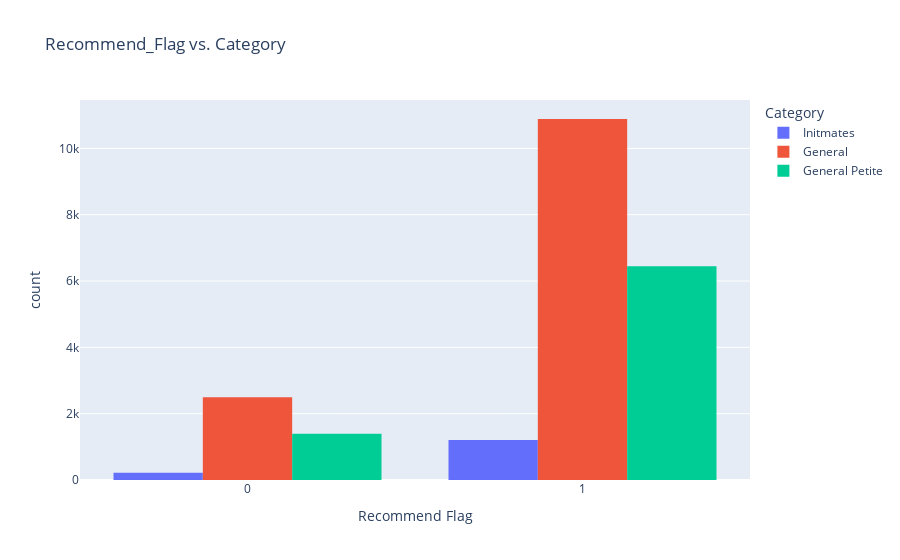
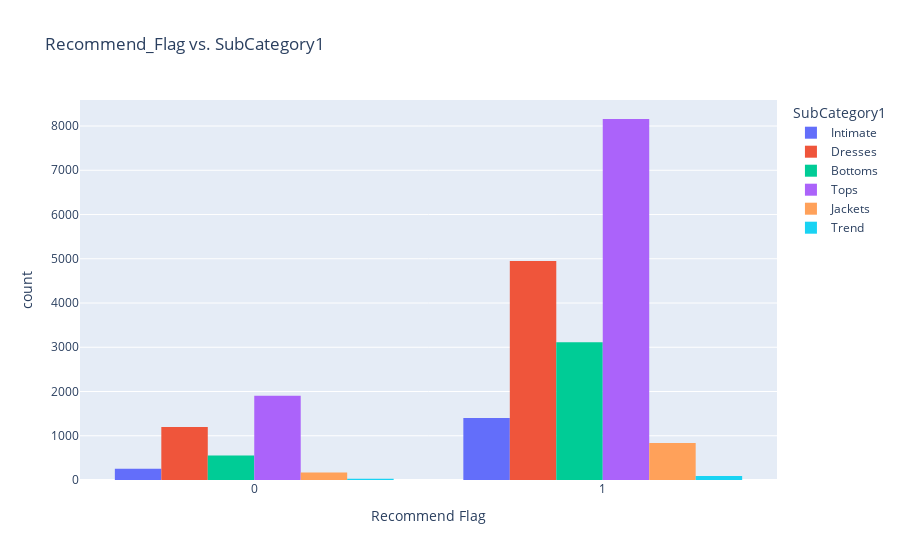
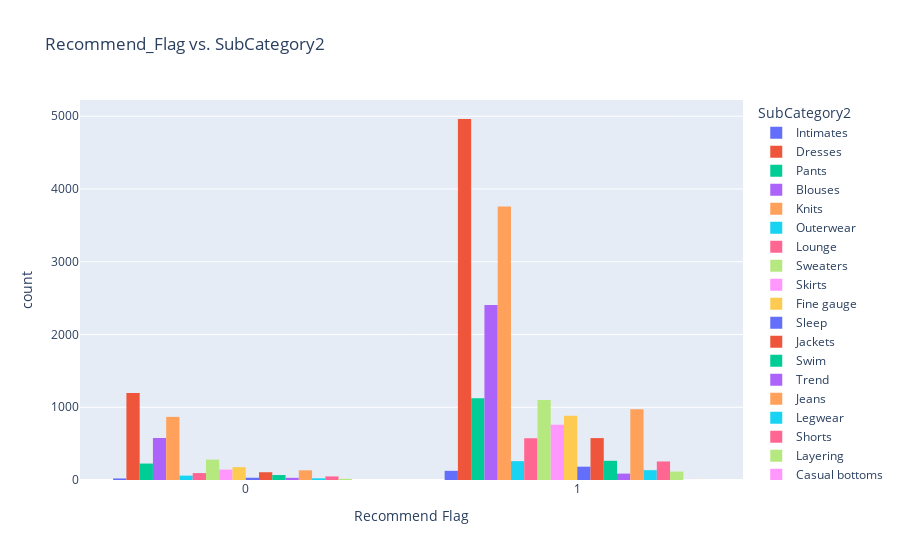
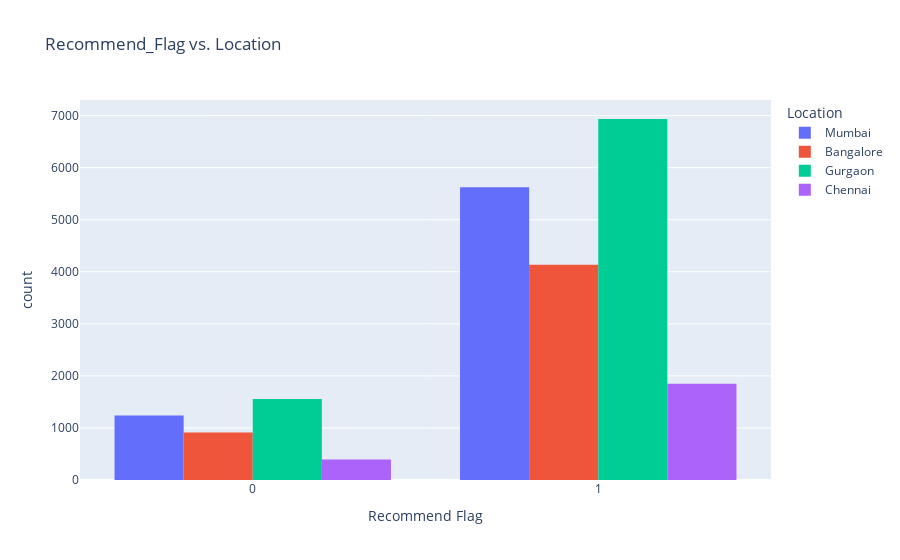

The code cell stored with these charts, in order, in its notebook:
### Code cell
# Plot the first countplot - Rating vs. Category
fig1 = px.histogram(dataset, x='Recommend_Flag', color='Category', barmode='group',
                    title='Recommend_Flag vs. Category', labels={'Recommend_Flag': 'Recommend Flag', 'Category': 'Category'})
fig1.show()

# Plot the second countplot - Rating vs. SubCategory1
fig2 = px.histogram(dataset, x='Recommend_Flag', color='SubCategory1', barmode='group',
                    title='Recommend_Flag vs. SubCategory1', labels={'Recommend_Flag': 'Recommend Flag', 'SubCategory1': 'SubCategory1'})
fig2.show()

# Plot the third countplot - Rating vs. SubCategory2
fig3 = px.histogram(dataset, x='Recommend_Flag', color='SubCategory2', barmode='group',
                    title='Recommend_Flag vs. SubCategory2', labels={'Recommend_Flag': 'Recommend Flag', 'SubCategory2': 'SubCategory2'})
fig3.show()

# Plot the fourth countplot - Rating vs. Location
fig4 = px.histogram(dataset, x='Recommend_Flag', color='Location', barmode='group',
                    title='Recommend_Flag vs. Location', labels={'Recommend_Flag': 'Recommend Flag', 'Location': 'Location'})
fig4.show()

# Plot the fifth countplot - Rating vs. Channel
fig5 = px.histogram(dataset, x='Recommend_Flag', color='Channel', barmode='group',
                    title='Recommend_Flag vs. Channel', labels={'Recommend_Flag': 'Recommend Flag', 'Channel': 'Channel'})
fig5.show()

### Figure 1 — Plotly figure (JSON) as saved in the notebook; plotly's stock layout.template omitted (floating-point values rounded to 4 significant figures; data arrays with more than 128 entries replaced by an {"elided": "..."} marker saying what was removed)
{"data": [{"alignmentgroup": "True", "bingroup": "x", "hovertemplate": "Category=Initmates<br>Recommend Flag=%{x}<br>count=%{y}<extra></extra>", "legendgroup": "Initmates", "marker": {"color": "#636efa", "pattern": {"shape": ""}}, "name": "Initmates", "offsetgroup": "Initmates", "orientation": "v", "showlegend": true, "type": "histogram", "x": {"elided": "1426 int values"}, "xaxis": "x", "yaxis": "y"}, {"alignmentgroup": "True", "bingroup": "x", "hovertemplate": "Category=General<br>Recommend Flag=%{x}<br>count=%{y}<extra></extra>", "legendgroup": "General", "marker": {"color": "#EF553B", "pattern": {"shape": ""}}, "name": "General", "offsetgroup": "General", "orientation": "v", "showlegend": true, "type": "histogram", "x": {"elided": "13379 int values"}, "xaxis": "x", "yaxis": "y"}, {"alignmentgroup": "True", "bingroup": "x", "hovertemplate": "Category=General Petite<br>Recommend Flag=%{x}<br>count=%{y}<extra></extra>", "legendgroup": "General Petite", "marker": {"color": "#00cc96", "pattern": {"shape": ""}}, "name": "General Petite", "offsetgroup": "General Petite", "orientation": "v", "showlegend": true, "type": "histogram", "x": {"elided": "7837 int values"}, "xaxis": "x", "yaxis": "y"}], "layout": {"barmode": "group", "legend": {"title": {"text": "Category"}, "tracegroupgap": 0}, "title": {"text": "Recommend_Flag vs. Category"}, "xaxis": {"anchor": "y", "domain": [0, 1], "title": {"text": "Recommend Flag"}}, "yaxis": {"anchor": "x", "domain": [0, 1], "title": {"text": "count"}}}}

### Figure 2 — Plotly figure (JSON) as saved in the notebook; plotly's stock layout.template omitted (floating-point values rounded to 4 significant figures; data arrays with more than 128 entries replaced by an {"elided": "..."} marker saying what was removed)
{"data": [{"alignmentgroup": "True", "bingroup": "x", "hovertemplate": "SubCategory1=Intimate<br>Recommend Flag=%{x}<br>count=%{y}<extra></extra>", "legendgroup": "Intimate", "marker": {"color": "#636efa", "pattern": {"shape": ""}}, "name": "Intimate", "offsetgroup": "Intimate", "orientation": "v", "showlegend": true, "type": "histogram", "x": {"elided": "1653 int values"}, "xaxis": "x", "yaxis": "y"}, {"alignmentgroup": "True", "bingroup": "x", "hovertemplate": "SubCategory1=Dresses<br>Recommend Flag=%{x}<br>count=%{y}<extra></extra>", "legendgroup": "Dresses", "marker": {"color": "#EF553B", "pattern": {"shape": ""}}, "name": "Dresses", "offsetgroup": "Dresses", "orientation": "v", "showlegend": true, "type": "histogram", "x": {"elided": "6146 int values"}, "xaxis": "x", "yaxis": "y"}, {"alignmentgroup": "True", "bingroup": "x", "hovertemplate": "SubCategory1=Bottoms<br>Recommend Flag=%{x}<br>count=%{y}<extra></extra>", "legendgroup": "Bottoms", "marker": {"color": "#00cc96", "pattern": {"shape": ""}}, "name": "Bottoms", "offsetgroup": "Bottoms", "orientation": "v", "showlegend": true, "type": "histogram", "x": {"elided": "3662 int values"}, "xaxis": "x", "yaxis": "y"}, {"alignmentgroup": "True", "bingroup": "x", "hovertemplate": "SubCategory1=Tops<br>Recommend Flag=%{x}<br>count=%{y}<extra></extra>", "legendgroup": "Tops", "marker": {"color": "#ab63fa", "pattern": {"shape": ""}}, "name": "Tops", "offsetgroup": "Tops", "orientation": "v", "showlegend": true, "type": "histogram", "x": {"elided": "10061 int values"}, "xaxis": "x", "yaxis": "y"}, {"alignmentgroup": "True", "bingroup": "x", "hovertemplate": "SubCategory1=Jackets<br>Recommend Flag=%{x}<br>count=%{y}<extra></extra>", "legendgroup": "Jackets", "marker": {"color": "#FFA15A", "pattern": {"shape": ""}}, "name": "Jackets", "offsetgroup": "Jackets", "orientation": "v", "showlegend": true, "type": "histogram", "x": {"elided": "1002 int values"}, "xaxis": "x", "yaxis": "y"}, {"alignmentgroup": "True", "bingroup": "x", "hovertemplate": "SubCategory1=Trend<br>Recommend Flag=%{x}<br>count=%{y}<extra></extra>", "legendgroup": "Trend", "marker": {"color": "#19d3f3", "pattern": {"shape": ""}}, "name": "Trend", "offsetgroup": "Trend", "orientation": "v", "showlegend": true, "type": "histogram", "x": [1, 1, 1, 1, 1, 1, 1, 1, 0, 1, 1, 1, 1, 1, 0, 0, 1, 1, 0, 1, 1, 1, 0, 1, 1, 1, 1, 0, 1, 0, 1, 1, 1, 0, 0, 1, 1, 0, 1, 1, 1, 1, 1, 1, 1, 1, 0, 1, 1, 0, 0, 1, 1, 1, 1, 1, 1, 1, 1, 1, 1, 1, 1, 0, 0, 1, 1, 1, 0, 1, 0, 0, 0, 1, 1, 1, 1, 1, 1, 1, 1, 0, 1, 1, 1, 0, 1, 1, 1, 1, 1, 1, 1, 0, 0, 1, 1, 0, 1, 0, 1, 1, 0, 1, 1, 1, 1, 1, 1, 1, 1, 1, 0, 0, 0, 0, 1, 1], "xaxis": "x", "yaxis": "y"}], "layout": {"barmode": "group", "legend": {"title": {"text": "SubCategory1"}, "tracegroupgap": 0}, "title": {"text": "Recommend_Flag vs. SubCategory1"}, "xaxis": {"anchor": "y", "domain": [0, 1], "title": {"text": "Recommend Flag"}}, "yaxis": {"anchor": "x", "domain": [0, 1], "title": {"text": "count"}}}}

### Figure 3 — Plotly figure (JSON) as saved in the notebook; plotly's stock layout.template omitted (floating-point values rounded to 4 significant figures; data arrays with more than 128 entries replaced by an {"elided": "..."} marker saying what was removed)
{"data": [{"alignmentgroup": "True", "bingroup": "x", "hovertemplate": "SubCategory2=Intimates<br>Recommend Flag=%{x}<br>count=%{y}<extra></extra>", "legendgroup": "Intimates", "marker": {"color": "#636efa", "pattern": {"shape": ""}}, "name": "Intimates", "offsetgroup": "Intimates", "orientation": "v", "showlegend": true, "type": "histogram", "x": {"elided": "147 int values"}, "xaxis": "x", "yaxis": "y"}, {"alignmentgroup": "True", "bingroup": "x", "hovertemplate": "SubCategory2=Dresses<br>Recommend Flag=%{x}<br>count=%{y}<extra></extra>", "legendgroup": "Dresses", "marker": {"color": "#EF553B", "pattern": {"shape": ""}}, "name": "Dresses", "offsetgroup": "Dresses", "orientation": "v", "showlegend": true, "type": "histogram", "x": {"elided": "6159 int values"}, "xaxis": "x", "yaxis": "y"}, {"alignmentgroup": "True", "bingroup": "x", "hovertemplate": "SubCategory2=Pants<br>Recommend Flag=%{x}<br>count=%{y}<extra></extra>", "legendgroup": "Pants", "marker": {"color": "#00cc96", "pattern": {"shape": ""}}, "name": "Pants", "offsetgroup": "Pants", "orientation": "v", "showlegend": true, "type": "histogram", "x": {"elided": "1350 int values"}, "xaxis": "x", "yaxis": "y"}, {"alignmentgroup": "True", "bingroup": "x", "hovertemplate": "SubCategory2=Blouses<br>Recommend Flag=%{x}<br>count=%{y}<extra></extra>", "legendgroup": "Blouses", "marker": {"color": "#ab63fa", "pattern": {"shape": ""}}, "name": "Blouses", "offsetgroup": "Blouses", "orientation": "v", "showlegend": true, "type": "histogram", "x": {"elided": "2983 int values"}, "xaxis": "x", "yaxis": "y"}, {"alignmentgroup": "True", "bingroup": "x", "hovertemplate": "SubCategory2=Knits<br>Recommend Flag=%{x}<br>count=%{y}<extra></extra>", "legendgroup": "Knits", "marker": {"color": "#FFA15A", "pattern": {"shape": ""}}, "name": "Knits", "offsetgroup": "Knits", "orientation": "v", "showlegend": true, "type": "histogram", "x": {"elided": "4626 int values"}, "xaxis": "x", "yaxis": "y"}, {"alignmentgroup": "True", "bingroup": "x", "hovertemplate": "SubCategory2=Outerwear<br>Recommend Flag=%{x}<br>count=%{y}<extra></extra>", "legendgroup": "Outerwear", "marker": {"color": "#19d3f3", "pattern": {"shape": ""}}, "name": "Outerwear", "offsetgroup": "Outerwear", "orientation": "v", "showlegend": true, "type": "histogram", "x": {"elided": "319 int values"}, "xaxis": "x", "yaxis": "y"}, {"alignmentgroup": "True", "bingroup": "x", "hovertemplate": "SubCategory2=Lounge<br>Recommend Flag=%{x}<br>count=%{y}<extra></extra>", "legendgroup": "Lounge", "marker": {"color": "#FF6692", "pattern": {"shape": ""}}, "name": "Lounge", "offsetgroup": "Lounge", "orientation": "v", "showlegend": true, "type": "histogram", "x": {"elided": "669 int values"}, "xaxis": "x", "yaxis": "y"}, {"alignmentgroup": "True", "bingroup": "x", "hovertemplate": "SubCategory2=Sweaters<br>Recommend Flag=%{x}<br>count=%{y}<extra></extra>", "legendgroup": "Sweaters", "marker": {"color": "#B6E880", "pattern": {"shape": ""}}, "name": "Sweaters", "offsetgroup": "Sweaters", "orientation": "v", "showlegend": true, "type": "histogram", "x": {"elided": "1380 int values"}, "xaxis": "x", "yaxis": "y"}, {"alignmentgroup": "True", "bingroup": "x", "hovertemplate": "SubCategory2=Skirts<br>Recommend Flag=%{x}<br>count=%{y}<extra></extra>", "legendgroup": "Skirts", "marker": {"color": "#FF97FF", "pattern": {"shape": ""}}, "name": "Skirts", "offsetgroup": "Skirts", "orientation": "v", "showlegend": true, "type": "histogram", "x": {"elided": "903 int values"}, "xaxis": "x", "yaxis": "y"}, {"alignmentgroup": "True", "bingroup": "x", "hovertemplate": "SubCategory2=Fine gauge<br>Recommend Flag=%{x}<br>count=%{y}<extra></extra>", "legendgroup": "Fine gauge", "marker": {"color": "#FECB52", "pattern": {"shape": ""}}, "name": "Fine gauge", "offsetgroup": "Fine gauge", "orientation": "v", "showlegend": true, "type": "histogram", "x": {"elided": "1059 int values"}, "xaxis": "x", "yaxis": "y"}, {"alignmentgroup": "True", "bingroup": "x", "hovertemplate": "SubCategory2=Sleep<br>Recommend Flag=%{x}<br>count=%{y}<extra></extra>", "legendgroup": "Sleep", "marker": {"color": "#636efa", "pattern": {"shape": ""}}, "name": "Sleep", "offsetgroup": "Sleep", "orientation": "v", "showlegend": true, "type": "histogram", "x": {"elided": "214 int values"}, "xaxis": "x", "yaxis": "y"}, {"alignmentgroup": "True", "bingroup": "x", "hovertemplate": "SubCategory2=Jackets<br>Recommend Flag=%{x}<br>count=%{y}<extra></extra>", "legendgroup": "Jackets", "marker": {"color": "#EF553B", "pattern": {"shape": ""}}, "name": "Jackets", "offsetgroup": "Jackets", "orientation": "v", "showlegend": true, "type": "histogram", "x": {"elided": "683 int values"}, "xaxis": "x", "yaxis": "y"}, {"alignmentgroup": "True", "bingroup": "x", "hovertemplate": "SubCategory2=Swim<br>Recommend Flag=%{x}<br>count=%{y}<extra></extra>", "legendgroup": "Swim", "marker": {"color": "#00cc96", "pattern": {"shape": ""}}, "name": "Swim", "offsetgroup": "Swim", "orientation": "v", "showlegend": true, "type": "histogram", "x": {"elided": "332 int values"}, "xaxis": "x", "yaxis": "y"}, {"alignmentgroup": "True", "bingroup": "x", "hovertemplate": "SubCategory2=Trend<br>Recommend Flag=%{x}<br>count=%{y}<extra></extra>", "legendgroup": "Trend", "marker": {"color": "#ab63fa", "pattern": {"shape": ""}}, "name": "Trend", "offsetgroup": "Trend", "orientation": "v", "showlegend": true, "type": "histogram", "x": [1, 1, 1, 1, 1, 1, 1, 1, 0, 1, 1, 1, 1, 1, 0, 0, 1, 1, 0, 1, 1, 1, 0, 1, 1, 1, 1, 0, 1, 0, 1, 1, 1, 0, 0, 1, 1, 0, 1, 1, 1, 1, 1, 1, 1, 1, 0, 1, 1, 0, 0, 1, 1, 1, 1, 1, 1, 1, 1, 1, 1, 1, 1, 0, 0, 1, 1, 1, 0, 1, 0, 0, 0, 1, 1, 1, 1, 1, 1, 1, 1, 0, 1, 1, 1, 0, 1, 1, 1, 1, 1, 1, 1, 0, 0, 1, 1, 0, 1, 0, 1, 1, 0, 1, 1, 1, 1, 1, 1, 1, 1, 1, 0, 0, 0, 0, 1, 1], "xaxis": "x", "yaxis": "y"}, {"alignmentgroup": "True", "bingroup": "x", "hovertemplate": "SubCategory2=Jeans<br>Recommend Flag=%{x}<br>count=%{y}<extra></extra>", "legendgroup": "Jeans", "marker": {"color": "#FFA15A", "pattern": {"shape": ""}}, "name": "Jeans", "offsetgroup": "Jeans", "orientation": "v", "showlegend": true, "type": "histogram", "x": {"elided": "1104 int values"}, "xaxis": "x", "yaxis": "y"}, {"alignmentgroup": "True", "bingroup": "x", "hovertemplate": "SubCategory2=Legwear<br>Recommend Flag=%{x}<br>count=%{y}<extra></extra>", "legendgroup": "Legwear", "marker": {"color": "#19d3f3", "pattern": {"shape": ""}}, "name": "Legwear", "offsetgroup": "Legwear", "orientation": "v", "showlegend": true, "type": "histogram", "x": {"elided": "158 int values"}, "xaxis": "x", "yaxis": "y"}, {"alignmentgroup": "True", "bingroup": "x", "hovertemplate": "SubCategory2=Shorts<br>Recommend Flag=%{x}<br>count=%{y}<extra></extra>", "legendgroup": "Shorts", "marker": {"color": "#FF6692", "pattern": {"shape": ""}}, "name": "Shorts", "offsetgroup": "Shorts", "orientation": "v", "showlegend": true, "type": "histogram", "x": {"elided": "304 int values"}, "xaxis": "x", "yaxis": "y"}, {"alignmentgroup": "True", "bingroup": "x", "hovertemplate": "SubCategory2=Layering<br>Recommend Flag=%{x}<br>count=%{y}<extra></extra>", "legendgroup": "Layering", "marker": {"color": "#B6E880", "pattern": {"shape": ""}}, "name": "Layering", "offsetgroup": "Layering", "orientation": "v", "showlegend": true, "type": "histogram", "x": {"elided": "132 int values"}, "xaxis": "x", "yaxis": "y"}, {"alignmentgroup": "True", "bingroup": "x", "hovertemplate": "SubCategory2=Casual bottoms<br>Recommend Flag=%{x}<br>count=%{y}<extra></extra>", "legendgroup": "Casual bottoms", "marker": {"color": "#FF97FF", "pattern": {"shape": ""}}, "name": "Casual bottoms", "offsetgroup": "Casual bottoms", "orientation": "v", "showlegend": true, "type": "histogram", "x": [1], "xaxis": "x", "yaxis": "y"}, {"alignmentgroup": "True", "bingroup": "x", "hovertemplate": "SubCategory2=Chemises<br>Recommend Flag=%{x}<br>count=%{y}<extra></extra>", "legendgroup": "Chemises", "marker": {"color": "#FECB52", "pattern": {"shape": ""}}, "name": "Chemises", "offsetgroup": "Chemises", "orientation": "v", "showlegend": true, "type": "histogram", "x": [1], "xaxis": "x", "yaxis": "y"}], "layout": {"barmode": "group", "legend": {"title": {"text": "SubCategory2"}, "tracegroupgap": 0}, "title": {"text": "Recommend_Flag vs. SubCategory2"}, "xaxis": {"anchor": "y", "domain": [0, 1], "title": {"text": "Recommend Flag"}}, "yaxis": {"anchor": "x", "domain": [0, 1], "title": {"text": "count"}}}}

### Figure 4 — Plotly figure (JSON) as saved in the notebook; plotly's stock layout.template omitted (floating-point values rounded to 4 significant figures; data arrays with more than 128 entries replaced by an {"elided": "..."} marker saying what was removed)
{"data": [{"alignmentgroup": "True", "bingroup": "x", "hovertemplate": "Location=Mumbai<br>Recommend Flag=%{x}<br>count=%{y}<extra></extra>", "legendgroup": "Mumbai", "marker": {"color": "#636efa", "pattern": {"shape": ""}}, "name": "Mumbai", "offsetgroup": "Mumbai", "orientation": "v", "showlegend": true, "type": "histogram", "x": {"elided": "6859 int values"}, "xaxis": "x", "yaxis": "y"}, {"alignmentgroup": "True", "bingroup": "x", "hovertemplate": "Location=Bangalore<br>Recommend Flag=%{x}<br>count=%{y}<extra></extra>", "legendgroup": "Bangalore", "marker": {"color": "#EF553B", "pattern": {"shape": ""}}, "name": "Bangalore", "offsetgroup": "Bangalore", "orientation": "v", "showlegend": true, "type": "histogram", "x": {"elided": "5050 int values"}, "xaxis": "x", "yaxis": "y"}, {"alignmentgroup": "True", "bingroup": "x", "hovertemplate": "Location=Gurgaon<br>Recommend Flag=%{x}<br>count=%{y}<extra></extra>", "legendgroup": "Gurgaon", "marker": {"color": "#00cc96", "pattern": {"shape": ""}}, "name": "Gurgaon", "offsetgroup": "Gurgaon", "orientation": "v", "showlegend": true, "type": "histogram", "x": {"elided": "8491 int values"}, "xaxis": "x", "yaxis": "y"}, {"alignmentgroup": "True", "bingroup": "x", "hovertemplate": "Location=Chennai<br>Recommend Flag=%{x}<br>count=%{y}<extra></extra>", "legendgroup": "Chennai", "marker": {"color": "#ab63fa", "pattern": {"shape": ""}}, "name": "Chennai", "offsetgroup": "Chennai", "orientation": "v", "showlegend": true, "type": "histogram", "x": {"elided": "2242 int values"}, "xaxis": "x", "yaxis": "y"}], "layout": {"barmode": "group", "legend": {"title": {"text": "Location"}, "tracegroupgap": 0}, "title": {"text": "Recommend_Flag vs. Location"}, "xaxis": {"anchor": "y", "domain": [0, 1], "title": {"text": "Recommend Flag"}}, "yaxis": {"anchor": "x", "domain": [0, 1], "title": {"text": "count"}}}}
